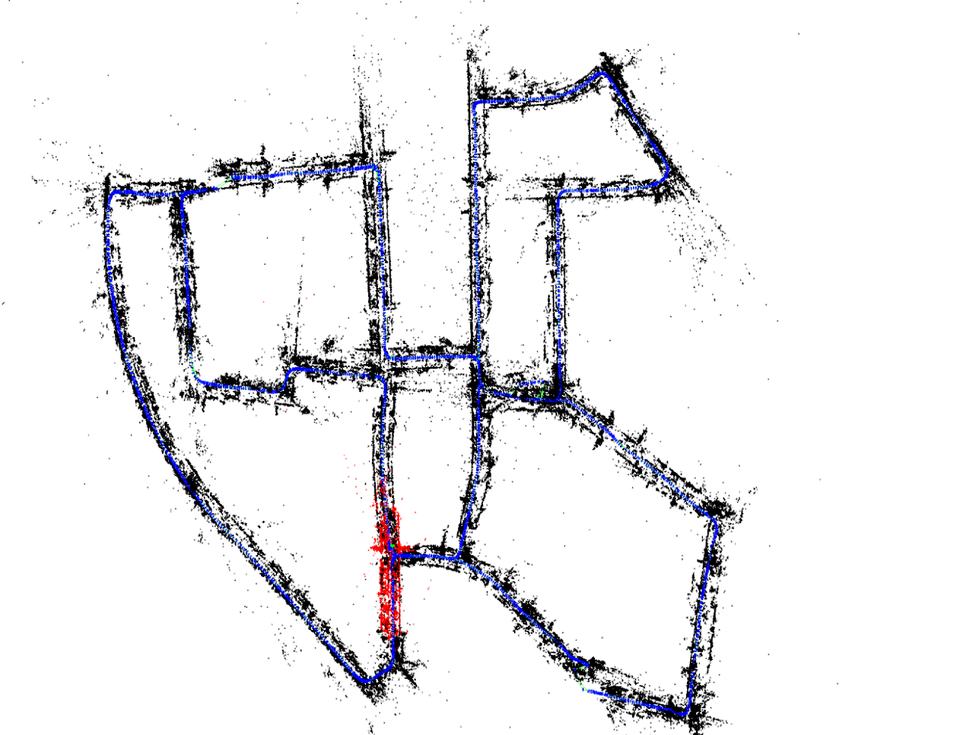
#> input picture evaluation/trajectory/kitti-00/t_orb.png, 960 x 735 px, shrunk from 1280 x 981 before the run
$ python draw-kitti.py
#> lines starting #> are read from the running program, lines starting #| are printed output that depends on the picture
import matplotlib.image as mpimg
import matplotlib.pyplot as plt


orb = mpimg.imread('kitti-00/t_orb.png')
#> orb is the input picture: shape (735, 960, 3) float32; mean R, G, B 0.927, 0.926, 0.935
dp_vi = mpimg.imread('kitti-00/t_dp_vi.png')
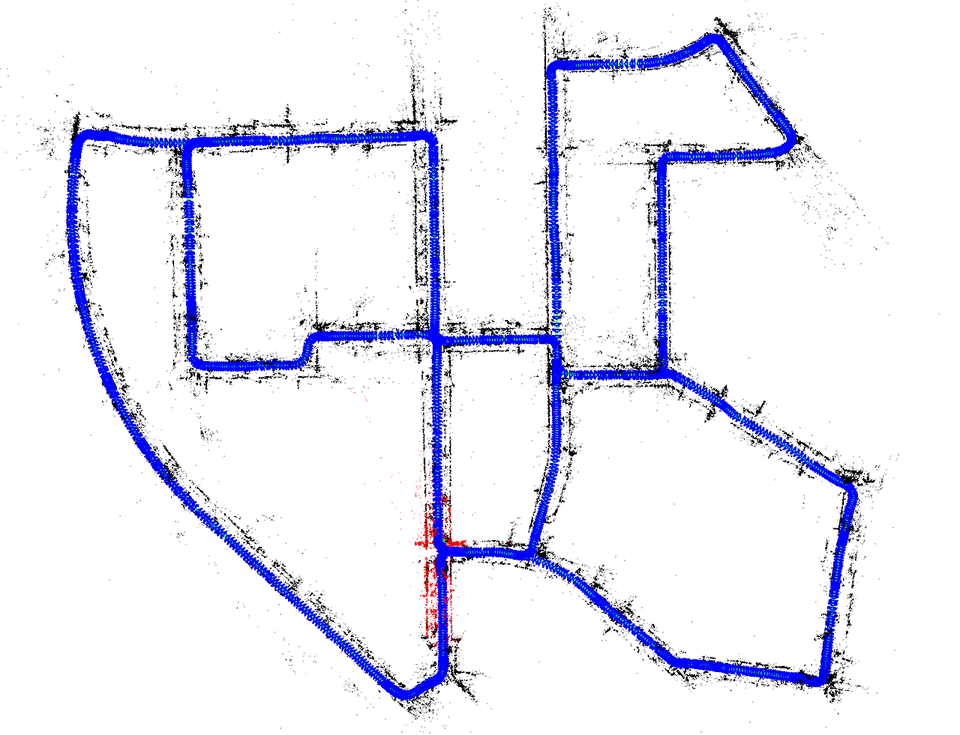
#> input picture evaluation/trajectory/kitti-00/t_dp_vi.png, 960 x 735 px, shrunk from 1280 x 981 before the run
#> dp_vi is the input picture: shape (735, 960, 3) float32; mean R, G, B 0.919, 0.921, 0.967

_, ax = plt.subplots(1, 2)

ax[0].imshow(orb)
ax[0].set_title('ORB')

ax[1].imshow(dp_vi)
ax[1].set_title('DP-VI')

plt.tight_layout()
plt.show()
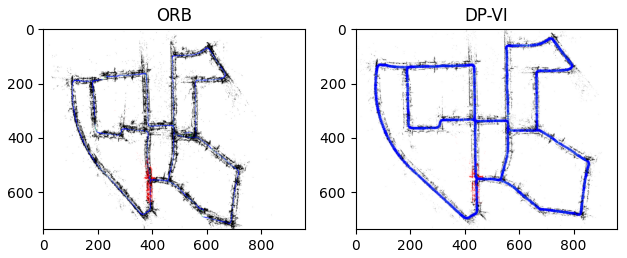
#> figure drawn by matplotlib, 2 panels
